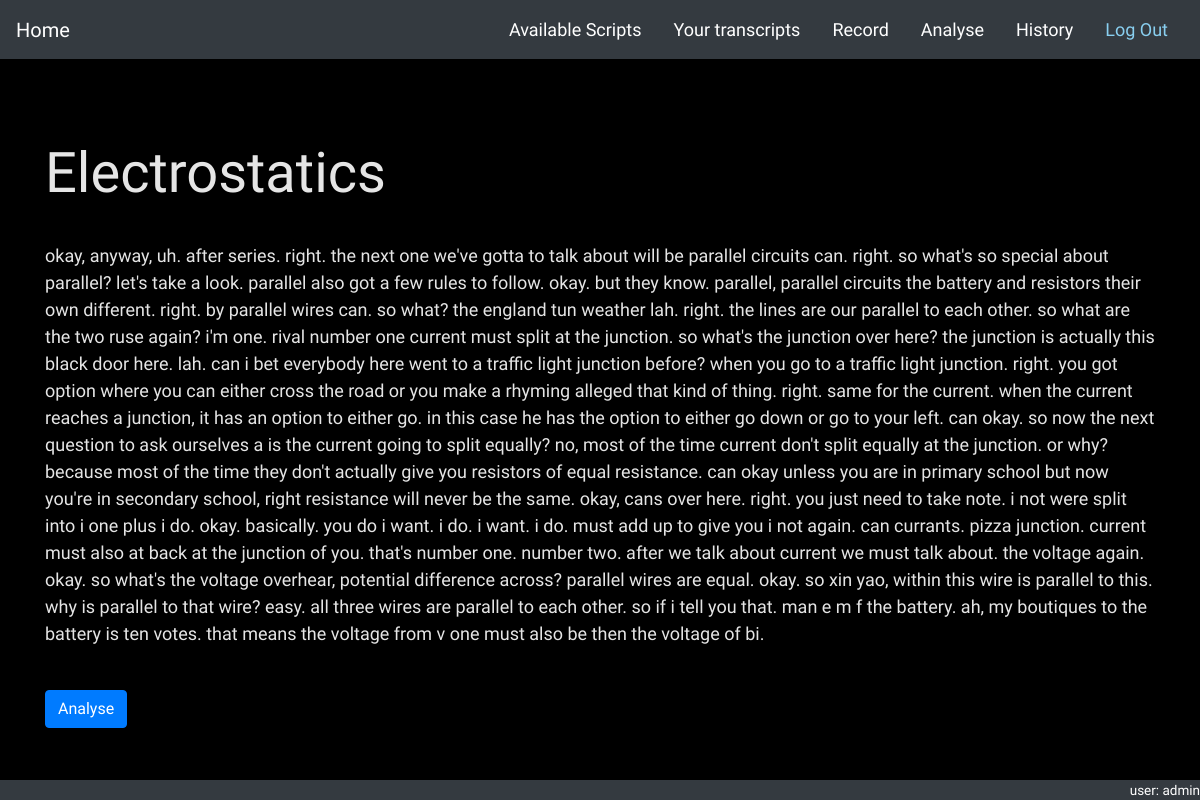
Before: /lessons/transcript/2 (signed in) with the older database file.
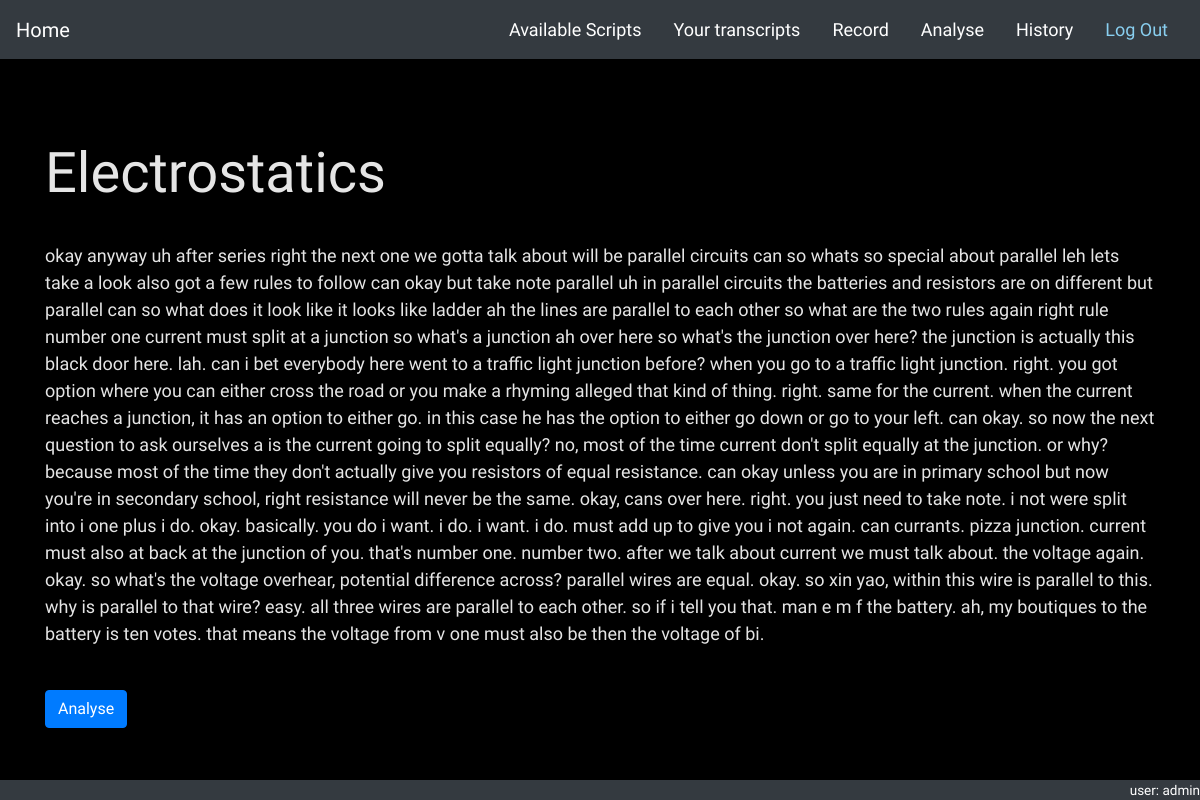
After: the same page with the newer database file.
### lessons/models.py (models this page shows, shortened)
class Transcript(models.Model):
    creator = models.ForeignKey(settings.AUTH_USER_MODEL, on_delete=models.CASCADE)
    topic = models.ForeignKey(Topic, on_delete=models.CASCADE, null=True)
    text = models.TextField()
    date_created = models.DateTimeField(auto_now_add=True)
    def __str__(self):
        return str(self.topic.name)

class Topic(models.Model):
    name = models.CharField(max_length=50)

### lessons/views.py (the view, shortened to what this page needs)
# urls.py: path('transcript/<int:pk>', views.TranscriptDetailView.as_view(), name='transcript_detail'),
class TranscriptDetailView(LoginRequiredMixin, generic.DetailView):
    model = Transcript
    template_name = 'transcript_detail.html'

### lessons/templates/transcript_detail.html (shortened to what this page needs)
{% extends 'base_generic.html' %}
{% load static %}
{% block content %}
<br>
<br>
<br>
<div class="container">
    <h1 class="display-4">{{ transcript}}</h1>
    <br>
    <p>{{transcript.text}}</p>
    <br>
    <a href="{% url 'script_list' %}" class="btn btn-primary" onclick="">Analyse</a>
</div>
{% endblock %}

Changed rows visible on the page:
changed Transcript "Electrostatics": text "okay, anyway, uh. after series. right. the next one we've gotta to talk about will be parallel circuits can. right. so what's so special about parallel? let's take a look. parallel also got a few rules to follow. okay. but they know. parallel, parallel circuits the battery and resistors their own different. right. by parallel wires can. so what? the england tun weather lah. right. the lines are our parallel to each other. so what are the two ruse again? i'm one. rival number one current must split at the junction. so what's the junction…" → "okay anyway uh after series right the next one we gotta talk about will be parallel circuits can so whats so special about parallel leh lets take a look also got a few rules to follow can okay but take note parallel uh in parallel circuits the batteries and resistors are on different but parallel can so what does it look like it looks like ladder ah the lines are parallel to each other so what are the two rules again right rule number one current must split at a junction so what's a junction ah over here so what's the junction…"
